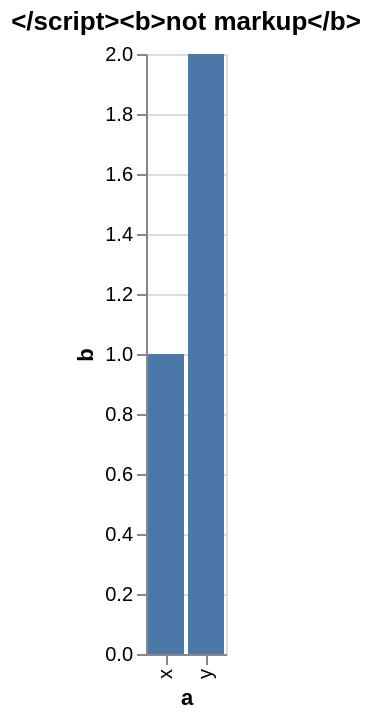

The notebook cell saved with this chart:
### Code cell
vegaChart.show

### Figure 1 — Vega specification as saved in the notebook (floating-point values rounded to 4 significant figures)
{"$schema": "https://vega.github.io/schema/vega-lite/v5.json", "title": "</script><b>not markup</b>", "data": {"values": [{"a": "x", "b": 1}, {"a": "y", "b": 2}]}, "mark": "bar", "encoding": {"x": {"field": "a", "type": "nominal"}, "y": {"field": "b", "type": "quantitative"}}}
